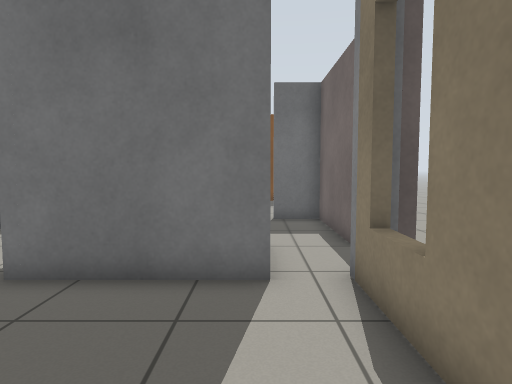
[1] (above)

16 first-person views from a walk through a Gazebo world. The camera is 0.94 m above the floor, tilts 4° down and sees 75° across. The floor is counted in squares, 0.5 m on a side. Each view is taken from the middle of a square. On the plan, view 1 faces up. The plan holds only what a view shows up to about 17 squares ahead; the rest is blank. Simple patterns stand in for the simulator's built-in surfaces.

[2]
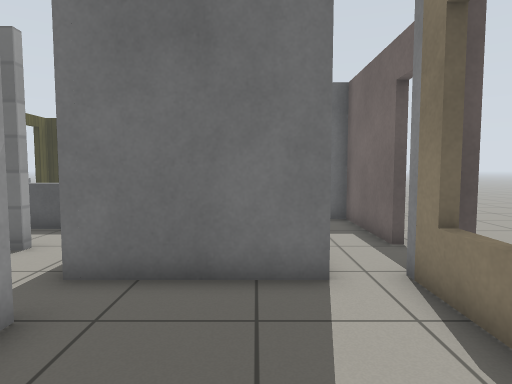

[3]
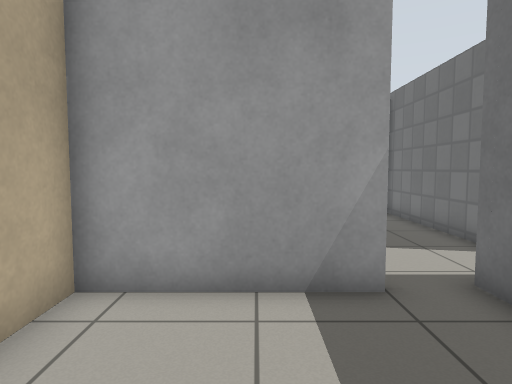

[4]
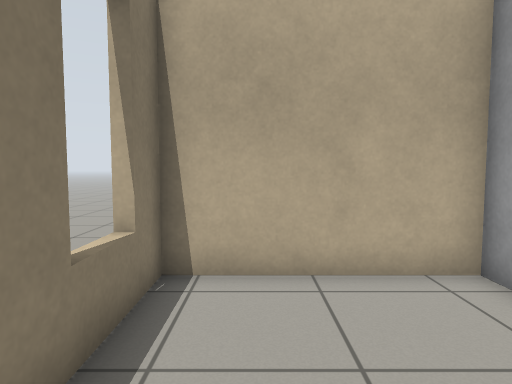

[5]
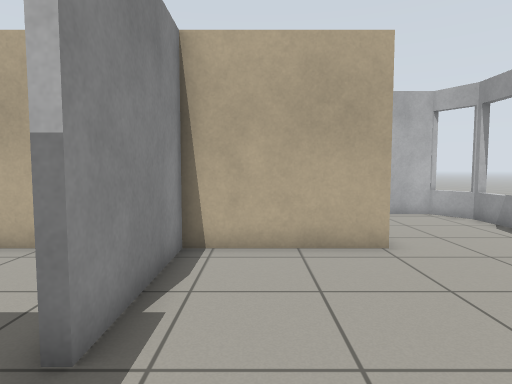

[6]
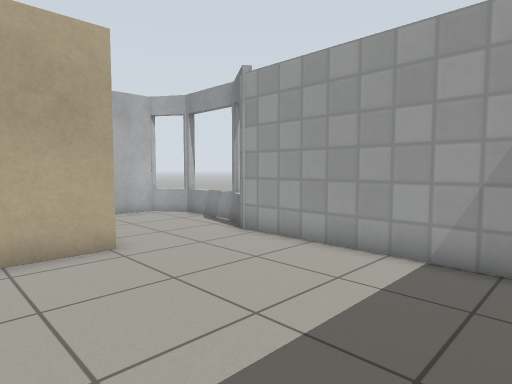

[7]
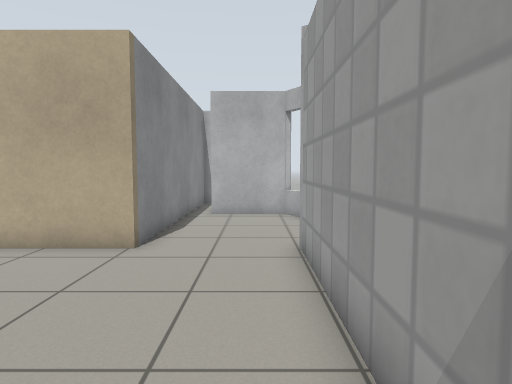

[8]
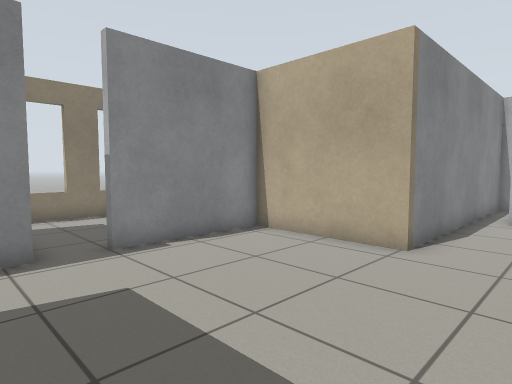

[9]
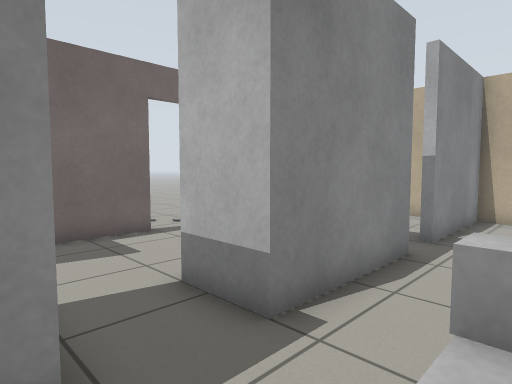

[10]
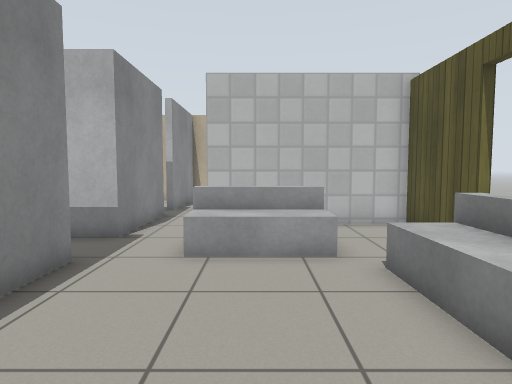

[11]
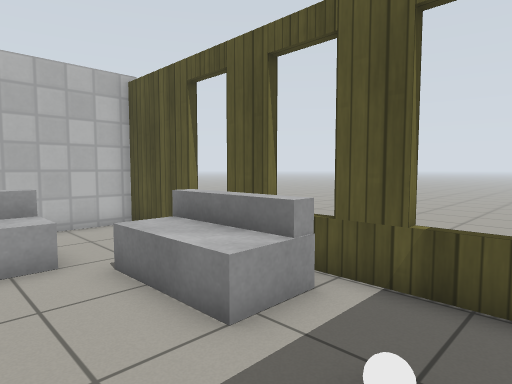

[12]
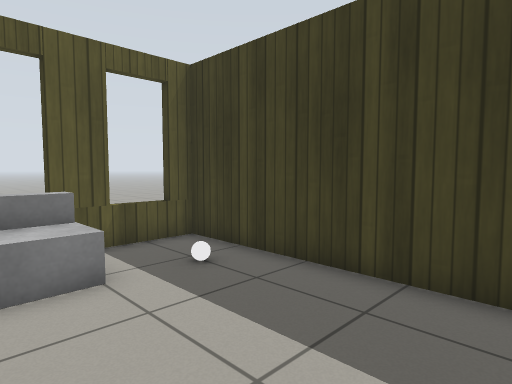

[13]
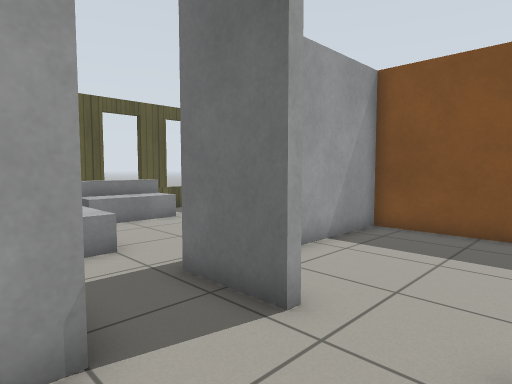

[14]
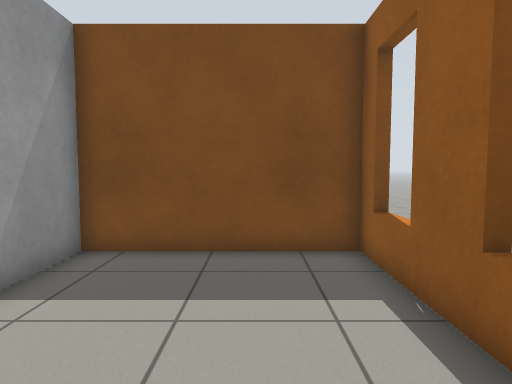

[15]
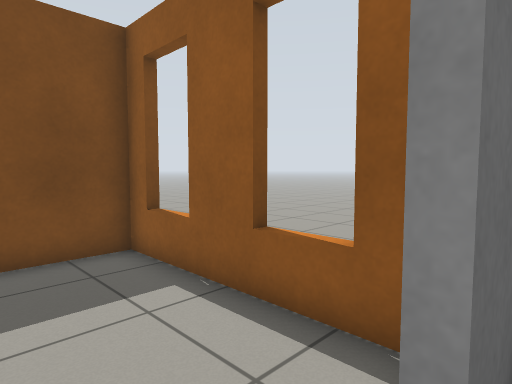

[16]
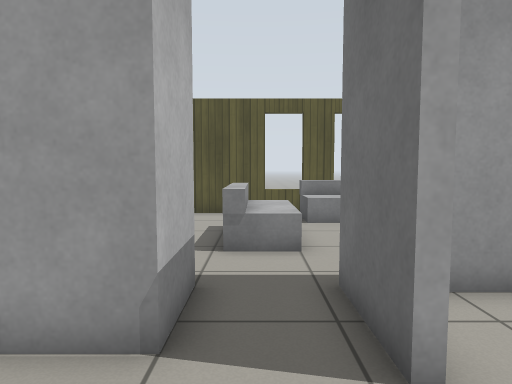

### Floor plan
Key: @ floor where view 1 was taken; # wall or solid block; . floor; / step, stairs or slope; D open door; = window, fence, low wall or low ledge; B white ball; O other object.
Columns run from 14 left of view 1 to 6 right of it. Each row starts with its distance up from view 1.
 20  ################
 19  #....... #.....#
 18  =.B......#.....=
 17  #........#.....#
 16  #OO......#.....#
 15  =OO......#.....=.
 14  #OO......#.....#.
 13  #OO......#.....#
 12  = ..OOO..###..##
 11  # ..OOO........#  ..
 10  #...OOO..##....#  ..
  9  #........##....#....
  8  #######..O=/ /.DD
  7  #........O   /.DD..
  6  #........O=###.# ..
  5  #..............#
  4  #..............=
  3  #........#.....#
  2  #........#.....#
  1  #........#.....=
  0  #........#...@.#
 -1 =#...############
 -2 #....#
 -3 =....#            ..
 -4 =....#            ..
 -5 #....#            ...
 -6 =....#             ..
 -7 =#####             ..
 -8      #
 -9      #
-10      #
-11     ##

Positions as (right, up) in squares from view 1, and headings:
1: (0, 0), facing up
2: (-1, 0), facing up
3: (1, 2), facing left
4: (0, 5), facing down
5: (-6, 7), facing down
6: (-6, 7), facing down-left
7: (-12, 7), facing down
8: (-12, 7), facing down-right
9: (-7, 13), facing down-right
10: (-8, 19), facing down
11: (-8, 19), facing down-left
12: (-5, 14), facing up-left
13: (1, 9), facing up-left
14: (0, 12), facing up
15: (-1, 12), facing up-right
16: (1, 11), facing left
